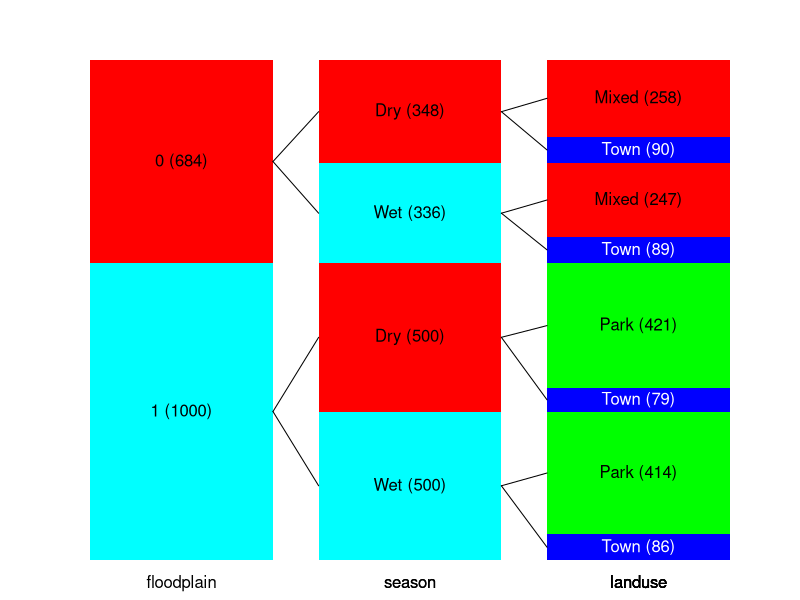
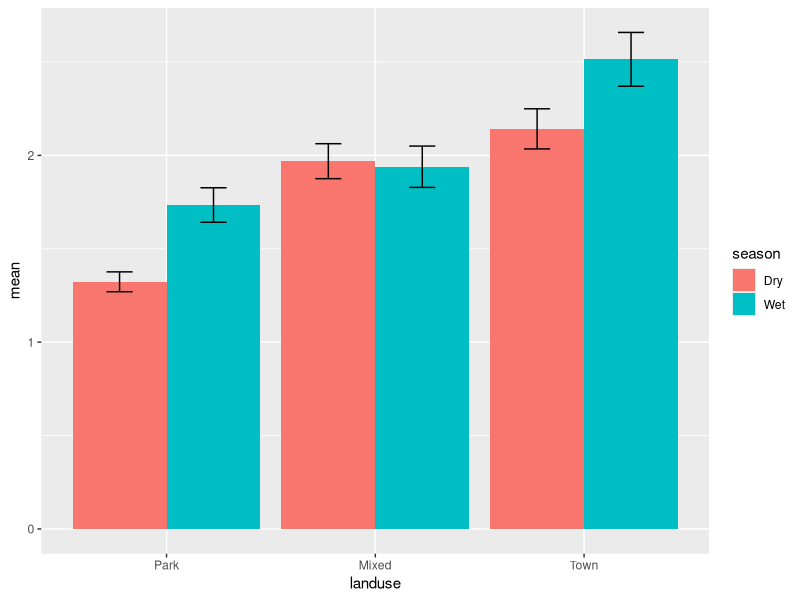
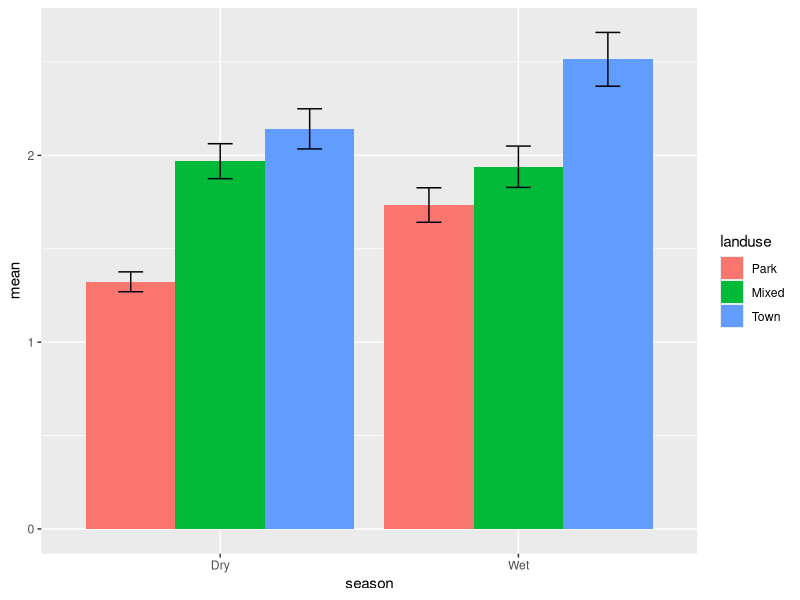

Write the R code that produced these figures, in order.
## ---- chunk 1
library(plyr)
library(dplyr)
library(ggplot2)
library(lme4)
library(plotrix)
library(forecast)
## ---- chunk 2
setwd("/Users/chris/Desktop/waterData")
## ---- chunk 3
# Read in our data
diarrhea.cases <- read.csv("diarrhea_cases.csv", header = TRUE)
diarrhea.concordance <- read.csv("diarrhea_concordance.csv", header = TRUE)

# Merge the two data frames
diarrhea <- merge(diarrhea.cases, diarrhea.concordance)
diarrhea$From.Date <- as.Date(diarrhea$From.Date, format='%d-%b-%y')

# Read in E. coli data
e.coli <- read.csv("e_coli_resistance.csv", header = TRUE)

e.coli.counts <- read.csv("e_coli_counts.csv", header = TRUE)
e.coli.counts$date <- as.Date(e.coli.counts$date, format='%e-%b-%y')

# Read in floodplain data
floodplains <- read.csv("floodplains.csv", header = TRUE)

# Reconcile dates of observation between E. coli
# and diarrhea datasets. N.B. this isn't a perfect
# concondance table; the observation dates don't
# line up perfectly. It's just a best approximation
# and should be treated as such.
#
# Note that this is also shitty code. I tried. :'(
diarrhea.counts = data.frame(date = c(
  unique(as.Date(e.coli$Date.Collected,
                 format='%m/%d/%y'))),
  cases = c(sum(diarrhea[diarrhea$From.Date == "2011-07-11", 4],
                diarrhea[diarrhea$From.Date == "2011-07-18", 4]),
            sum(diarrhea[diarrhea$From.Date == "2011-07-25", 4],
                diarrhea[diarrhea$From.Date == "2011-08-01", 4]),
            sum(diarrhea[diarrhea$From.Date == "2011-08-08", 4],
                diarrhea[diarrhea$From.Date == "2011-08-15", 4]),
            sum(diarrhea[diarrhea$From.Date == "2011-08-22", 4],
                diarrhea[diarrhea$From.Date == "2011-08-29", 4]),
            sum(diarrhea[diarrhea$From.Date == "2011-08-22", 4],
                diarrhea[diarrhea$From.Date == "2011-08-29", 4]),
            sum(diarrhea[diarrhea$From.Date == "2011-09-05", 4],
                diarrhea[diarrhea$From.Date == "2011-09-12", 4]),
            sum(diarrhea[diarrhea$From.Date == "2011-09-05", 4],
                diarrhea[diarrhea$From.Date == "2011-09-12", 4]),
            sum(diarrhea[diarrhea$From.Date == "2011-09-19", 4],
                diarrhea[diarrhea$From.Date == "2011-09-26", 4]),
            sum(diarrhea[diarrhea$From.Date == "2011-10-03", 4],
                diarrhea[diarrhea$From.Date == "2011-10-10", 4]),
            sum(diarrhea[diarrhea$From.Date == "2011-10-03", 4],
                diarrhea[diarrhea$From.Date == "2011-10-10", 4]),
            sum(diarrhea[diarrhea$From.Date == "2011-10-17", 4],
                diarrhea[diarrhea$From.Date == "2011-10-24", 4]),
            sum(diarrhea[diarrhea$From.Date == "2011-10-31", 4],
                diarrhea[diarrhea$From.Date == "2011-11-07", 4]),
            sum(diarrhea[diarrhea$From.Date == "2011-11-14", 4],
                diarrhea[diarrhea$From.Date == "2011-11-21", 4]),
            sum(diarrhea[diarrhea$From.Date == "2011-11-28", 4],
                diarrhea[diarrhea$From.Date == "2011-12-05", 4]),
            sum(diarrhea[diarrhea$From.Date == "2011-11-28", 4],
                diarrhea[diarrhea$From.Date == "2011-12-05", 4]),
            sum(diarrhea[diarrhea$From.Date == "2011-12-19", 4],
                diarrhea[diarrhea$From.Date == "2011-12-26", 4]),
            sum(diarrhea[diarrhea$From.Date == "2012-01-02", 4],
                diarrhea[diarrhea$From.Date == "2012-01-09", 4]),
            sum(diarrhea[diarrhea$From.Date == "2012-01-16", 4],
                diarrhea[diarrhea$From.Date == "2012-01-23", 4]),
            sum(diarrhea[diarrhea$From.Date == "2012-02-13", 4],
                diarrhea[diarrhea$From.Date == "2012-02-20", 4]),
            sum(diarrhea[diarrhea$From.Date == "2012-03-05", 4],
                diarrhea[diarrhea$From.Date == "2012-03-12", 4]),
            sum(diarrhea[diarrhea$From.Date == "2012-03-05", 4],
                diarrhea[diarrhea$From.Date == "2012-03-12", 4]),
            sum(diarrhea[diarrhea$From.Date == "2012-04-09", 4],
                diarrhea[diarrhea$From.Date == "2012-04-16", 4]),
            sum(diarrhea[diarrhea$From.Date == "2012-04-23", 4],
                diarrhea[diarrhea$From.Date == "2012-04-30", 4]),
            sum(diarrhea[diarrhea$From.Date == "2011-09-19", 4],
                diarrhea[diarrhea$From.Date == "2011-09-26", 4])
  ),
  kasaneCases = c(sum(diarrhea[diarrhea$From.Date == "2011-07-11" &
                                 (diarrhea$Health.Facility ==
                                    "KASANE H.POST" |
                                    diarrhea$Health.Facility ==
                                    "KASANE PRIMARY HOSPITAL"), 4],
                      diarrhea[diarrhea$From.Date == "2011-07-18" &
                                 (diarrhea$Health.Facility ==
                                    "KASANE H.POST" |
                                    diarrhea$Health.Facility ==
                                    "KASANE PRIMARY HOSPITAL"), 4]),
                  sum(diarrhea[diarrhea$From.Date == "2011-07-25" &
                                 (diarrhea$Health.Facility ==
                                    "KASANE H.POST" |
                                    diarrhea$Health.Facility ==
                                    "KASANE PRIMARY HOSPITAL"), 4],
                      diarrhea[diarrhea$From.Date == "2011-08-01" &
                                 (diarrhea$Health.Facility ==
                                    "KASANE H.POST" |
                                    diarrhea$Health.Facility ==
                                    "KASANE PRIMARY HOSPITAL"), 4]),
                  sum(diarrhea[diarrhea$From.Date == "2011-08-08" &
                                 (diarrhea$Health.Facility ==
                                    "KASANE H.POST" |
                                    diarrhea$Health.Facility ==
                                    "KASANE PRIMARY HOSPITAL"), 4],
                      diarrhea[diarrhea$From.Date == "2011-08-15" &
                                 (diarrhea$Health.Facility ==
                                    "KASANE H.POST" |
                                    diarrhea$Health.Facility ==
                                    "KASANE PRIMARY HOSPITAL"), 4]),
                  sum(diarrhea[diarrhea$From.Date == "2011-08-22" &
                                 (diarrhea$Health.Facility ==
                                    "KASANE H.POST" |
                                    diarrhea$Health.Facility ==
                                    "KASANE PRIMARY HOSPITAL"), 4],
                      diarrhea[diarrhea$From.Date == "2011-08-29" &
                                 (diarrhea$Health.Facility ==
                                    "KASANE H.POST" |
                                    diarrhea$Health.Facility ==
                                    "KASANE PRIMARY HOSPITAL"), 4]),
                  sum(diarrhea[diarrhea$From.Date == "2011-08-22" &
                                 (diarrhea$Health.Facility ==
                                    "KASANE H.POST" |
                                    diarrhea$Health.Facility ==
                                    "KASANE PRIMARY HOSPITAL"), 4],
                      diarrhea[diarrhea$From.Date == "2011-08-29" &
                                 (diarrhea$Health.Facility ==
                                    "KASANE H.POST" |
                                    diarrhea$Health.Facility ==
                                    "KASANE PRIMARY HOSPITAL"), 4]),
                  sum(diarrhea[diarrhea$From.Date == "2011-09-05" &
                                 (diarrhea$Health.Facility ==
                                    "KASANE H.POST" |
                                    diarrhea$Health.Facility ==
                                    "KASANE PRIMARY HOSPITAL"), 4],
                      diarrhea[diarrhea$From.Date == "2011-09-12" &
                                 (diarrhea$Health.Facility ==
                                    "KASANE H.POST" |
                                    diarrhea$Health.Facility ==
                                    "KASANE PRIMARY HOSPITAL"), 4]),
                  sum(diarrhea[diarrhea$From.Date == "2011-09-05" &
                                 (diarrhea$Health.Facility ==
                                    "KASANE H.POST" |
                                    diarrhea$Health.Facility ==
                                    "KASANE PRIMARY HOSPITAL"), 4],
                      diarrhea[diarrhea$From.Date == "2011-09-12" &
                                 (diarrhea$Health.Facility ==
                                    "KASANE H.POST" |
                                    diarrhea$Health.Facility ==
                                    "KASANE PRIMARY HOSPITAL"), 4]),
                  sum(diarrhea[diarrhea$From.Date == "2011-09-19" &
                                 (diarrhea$Health.Facility ==
                                    "KASANE H.POST" |
                                    diarrhea$Health.Facility ==
                                    "KASANE PRIMARY HOSPITAL"), 4],
                      diarrhea[diarrhea$From.Date == "2011-09-26" &
                                 (diarrhea$Health.Facility ==
                                    "KASANE H.POST" |
                                    diarrhea$Health.Facility ==
                                    "KASANE PRIMARY HOSPITAL"), 4]),
                  sum(diarrhea[diarrhea$From.Date == "2011-10-03" &
                                 (diarrhea$Health.Facility ==
                                    "KASANE H.POST" |
                                    diarrhea$Health.Facility ==
                                    "KASANE PRIMARY HOSPITAL"), 4],
                      diarrhea[diarrhea$From.Date == "2011-10-10" &
                                 (diarrhea$Health.Facility ==
                                    "KASANE H.POST" |
                                    diarrhea$Health.Facility ==
                                    "KASANE PRIMARY HOSPITAL"), 4]),
                  sum(diarrhea[diarrhea$From.Date == "2011-10-03" &
                                 (diarrhea$Health.Facility ==
                                    "KASANE H.POST" |
                                    diarrhea$Health.Facility ==
                                    "KASANE PRIMARY HOSPITAL"), 4],
                      diarrhea[diarrhea$From.Date == "2011-10-10" &
                                 (diarrhea$Health.Facility ==
                                    "KASANE H.POST" |
                                    diarrhea$Health.Facility ==
                                    "KASANE PRIMARY HOSPITAL"), 4]),
                  sum(diarrhea[diarrhea$From.Date == "2011-10-17" &
                                 (diarrhea$Health.Facility ==
                                    "KASANE H.POST" |
                                    diarrhea$Health.Facility ==
                                    "KASANE PRIMARY HOSPITAL"), 4],
                      diarrhea[diarrhea$From.Date == "2011-10-24" &
                                 (diarrhea$Health.Facility ==
                                    "KASANE H.POST" |
                                    diarrhea$Health.Facility ==
                                    "KASANE PRIMARY HOSPITAL"), 4]),
                  sum(diarrhea[diarrhea$From.Date == "2011-10-31" &
                                 (diarrhea$Health.Facility ==
                                    "KASANE H.POST" |
                                    diarrhea$Health.Facility ==
                                    "KASANE PRIMARY HOSPITAL"), 4],
                      diarrhea[diarrhea$From.Date == "2011-11-07" &
                                 (diarrhea$Health.Facility ==
                                    "KASANE H.POST" |
                                    diarrhea$Health.Facility ==
                                    "KASANE PRIMARY HOSPITAL"), 4]),
                  sum(diarrhea[diarrhea$From.Date == "2011-11-14" &
                                 (diarrhea$Health.Facility ==
                                    "KASANE H.POST" |
                                    diarrhea$Health.Facility ==
                                    "KASANE PRIMARY HOSPITAL"), 4],
                      diarrhea[diarrhea$From.Date == "2011-11-21" &
                                 (diarrhea$Health.Facility ==
                                    "KASANE H.POST" |
                                    diarrhea$Health.Facility ==
                                    "KASANE PRIMARY HOSPITAL"), 4]),
                  sum(diarrhea[diarrhea$From.Date == "2011-11-28" &
                                 (diarrhea$Health.Facility ==
                                    "KASANE H.POST" |
                                    diarrhea$Health.Facility ==
                                    "KASANE PRIMARY HOSPITAL"), 4],
                      diarrhea[diarrhea$From.Date == "2011-12-05" &
                                 (diarrhea$Health.Facility ==
                                    "KASANE H.POST" |
                                    diarrhea$Health.Facility ==
                                    "KASANE PRIMARY HOSPITAL"), 4]),
                  sum(diarrhea[diarrhea$From.Date == "2011-11-28" &
                                 (diarrhea$Health.Facility ==
                                    "KASANE H.POST" |
                                    diarrhea$Health.Facility ==
                                    "KASANE PRIMARY HOSPITAL"), 4],
                      diarrhea[diarrhea$From.Date == "2011-12-05" &
                                 (diarrhea$Health.Facility ==
                                    "KASANE H.POST" |
                                    diarrhea$Health.Facility ==
                                    "KASANE PRIMARY HOSPITAL"), 4]),
                  sum(diarrhea[diarrhea$From.Date == "2011-12-19" &
                                 (diarrhea$Health.Facility ==
                                    "KASANE H.POST" |
                                    diarrhea$Health.Facility ==
                                    "KASANE PRIMARY HOSPITAL"), 4],
                      diarrhea[diarrhea$From.Date == "2011-12-26" &
                                 (diarrhea$Health.Facility ==
                                    "KASANE H.POST" |
                                    diarrhea$Health.Facility ==
                                    "KASANE PRIMARY HOSPITAL"), 4]),
                  sum(diarrhea[diarrhea$From.Date == "2012-01-02" &
                                 (diarrhea$Health.Facility ==
                                    "KASANE H.POST" |
                                    diarrhea$Health.Facility ==
                                    "KASANE PRIMARY HOSPITAL"), 4],
                      diarrhea[diarrhea$From.Date == "2012-01-09" &
                                 (diarrhea$Health.Facility ==
                                    "KASANE H.POST" |
                                    diarrhea$Health.Facility ==
                                    "KASANE PRIMARY HOSPITAL"), 4]),
                  sum(diarrhea[diarrhea$From.Date == "2012-01-16" &
                                 (diarrhea$Health.Facility ==
                                    "KASANE H.POST" |
                                    diarrhea$Health.Facility ==
                                    "KASANE PRIMARY HOSPITAL"), 4],
                      diarrhea[diarrhea$From.Date == "2012-01-23" &
                                 (diarrhea$Health.Facility ==
                                    "KASANE H.POST" |
                                    diarrhea$Health.Facility ==
                                    "KASANE PRIMARY HOSPITAL"), 4]),
                  sum(diarrhea[diarrhea$From.Date == "2012-02-13" &
                                 (diarrhea$Health.Facility ==
                                    "KASANE H.POST" |
                                    diarrhea$Health.Facility ==
                                    "KASANE PRIMARY HOSPITAL"), 4],
                      diarrhea[diarrhea$From.Date == "2012-02-20" &
                                 (diarrhea$Health.Facility ==
                                    "KASANE H.POST" |
                                    diarrhea$Health.Facility ==
                                    "KASANE PRIMARY HOSPITAL"), 4]),
                  sum(diarrhea[diarrhea$From.Date == "2012-03-05" &
                                 (diarrhea$Health.Facility ==
                                    "KASANE H.POST" |
                                    diarrhea$Health.Facility ==
                                    "KASANE PRIMARY HOSPITAL"), 4],
                      diarrhea[diarrhea$From.Date == "2012-03-12" &
                                 (diarrhea$Health.Facility ==
                                    "KASANE H.POST" |
                                    diarrhea$Health.Facility ==
                                    "KASANE PRIMARY HOSPITAL"), 4]),
                  sum(diarrhea[diarrhea$From.Date == "2012-03-05" &
                                 (diarrhea$Health.Facility ==
                                    "KASANE H.POST" |
                                    diarrhea$Health.Facility ==
                                    "KASANE PRIMARY HOSPITAL"), 4],
                      diarrhea[diarrhea$From.Date == "2012-03-12" &
                                 (diarrhea$Health.Facility ==
                                    "KASANE H.POST" |
                                    diarrhea$Health.Facility ==
                                    "KASANE PRIMARY HOSPITAL"), 4]),
                  sum(diarrhea[diarrhea$From.Date == "2012-04-09" &
                                 (diarrhea$Health.Facility ==
                                    "KASANE H.POST" |
                                    diarrhea$Health.Facility ==
                                    "KASANE PRIMARY HOSPITAL"), 4],
                      diarrhea[diarrhea$From.Date == "2012-04-16" &
                                 (diarrhea$Health.Facility ==
                                    "KASANE H.POST" |
                                    diarrhea$Health.Facility ==
                                    "KASANE PRIMARY HOSPITAL"), 4]),
                  sum(diarrhea[diarrhea$From.Date == "2012-04-23" &
                                 (diarrhea$Health.Facility ==
                                    "KASANE H.POST" |
                                    diarrhea$Health.Facility ==
                                    "KASANE PRIMARY HOSPITAL"), 4],
                      diarrhea[diarrhea$From.Date == "2012-04-30" &
                                 (diarrhea$Health.Facility ==
                                    "KASANE H.POST" |
                                    diarrhea$Health.Facility ==
                                    "KASANE PRIMARY HOSPITAL"), 4]),
                  sum(diarrhea[diarrhea$From.Date == "2011-09-19" &
                                 (diarrhea$Health.Facility ==
                                    "KASANE H.POST" |
                                    diarrhea$Health.Facility ==
                                    "KASANE PRIMARY HOSPITAL"), 4],
                      diarrhea[diarrhea$From.Date == "2011-09-26" &
                                 (diarrhea$Health.Facility ==
                                    "KASANE H.POST" |
                                    diarrhea$Health.Facility ==
                                    "KASANE PRIMARY HOSPITAL"), 4])
  )
)

# Create a new data frame containing the relevant
# variables from each dataset
water.data <- data.frame(sample = e.coli$Sample.ID,
                         date = as.Date(e.coli$Date.Collected,
                                        format='%m/%d/%y'),
                         isolate = e.coli$Isolate.No.,
                         transect = e.coli$Transect.No.,
                         resistance = e.coli$TOTAL
                         )

# Add in diarrheal incidence data
water.data <- merge(water.data, diarrhea.counts)

# Add in floodplain data
water.data <- merge(water.data, floodplains)

# Specify wet or dry season based on sampling date
water.data$season[water.data$date >= "2011-07-13" &
                    water.data$date <= "2011-10-21"] <- "Dry"
water.data$season[water.data$date >= "2011-11-03" &
                    water.data$date <= "2012-03-07"] <- "Wet"
water.data$season[water.data$date >= "2012-04-11" &
                    water.data$date <= "2012-04-25"] <- "Dry"

# Specify landuse by transect number
water.data$landuse[water.data$transect >= 31] <- "Park"
water.data$landuse[water.data$transect >= 19 &
                     water.data$transect <= 29] <- "Town"
water.data$landuse[water.data$transect <= 17] <- "Mixed"

# Add in E. coli count (i.e., (#E. coli / vol mL) x 100)
water.data <- merge(water.data, e.coli.counts)

# Convert to factors
water.data <- within(water.data, {
  isolate <- factor(isolate)
  floodplain <- factor(floodplain)
  season <- factor(season)
  landuse <- factor(landuse)
})
## ---- chunk 4
head(water.data[, c(1,4:8)])
## ---- chunk 5
mdr.model <- lmer(resistance ~ landuse + season + floodplain + 
                    (1 | isolate), water.data)
summary(mdr.model)
anova(mdr.model)
## ---- chunk 6
sizetree(water.data[,c(8:10)])
## ---- chunk 7
mdr.model <- lmer(resistance ~  landuse + season + 
                    (1 | isolate), water.data)
summary(mdr.model)
anova(mdr.model)
## ---- chunk 8
test <- ddply(water.data, .(season, landuse), summarize,
              mean = mean(resistance), sd = sd(resistance))
test$se <- test$sd / sqrt(c(380,609,257,247,414,175))

dodge <- position_dodge(width = 0.9)
limits <- aes(ymax = test$mean + test$se, ymin=test$mean - test$se)
test$landuse <- with(test, factor(landuse,
                                  levels = c("Park", "Mixed", "Town")))

p <- ggplot(data = test, aes(x = landuse, y = mean, fill = season))
p + geom_bar(stat = "identity", position = dodge) +
  geom_errorbar(limits, position=dodge, width=0.25)

p <- ggplot(data = test, aes(x = season, y = mean, fill = landuse))
p + geom_bar(stat = "identity", position = dodge) +
  geom_errorbar(limits, position=dodge, width=0.25)
## ---- chunk 9
water <- water.data[, c(1:2, 4:5)]
water <- water[order(water$date, water$transect, water$isolate), ]
water.wide <- reshape(water,
                      timevar = "isolate",
                      idvar = c("transect", "date"),
                      direction = "wide")
colnames(water.wide) <- c("transect", "date", "isolate1", "isolate2",
                          "isolate3", "isolate4", "isolate5", "isolate6")

water.wide$mdrCount <- rowSums(water.wide[, 3:8] >= 3, na.rm = TRUE)
water.wide$numIsolates <- rowSums(!is.na(water.wide[, 3:8]))
water.wide$propMDR <- water.wide$mdrCount / water.wide$numIsolates

# Add diarrheal data
water.wide <- merge(water.wide, diarrhea.counts)

# Specify wet or dry season based on sampling date
water.wide$season[water.wide$date >= "2011-07-13" &
                    water.wide$date <= "2011-10-21"] <- "Dry"
water.wide$season[water.wide$date >= "2011-11-03" &
                    water.wide$date <= "2012-03-07"] <- "Wet"
water.wide$season[water.wide$date >= "2012-04-11" &
                    water.wide$date <= "2012-04-25"] <- "Dry"

# Specify landuse by transect number
water.wide$landuse[water.wide$transect >= 31] <- "Park"
water.wide$landuse[water.wide$transect >= 19 &
                     water.wide$transect <= 29] <- "Town"
water.wide$landuse[water.wide$transect <= 17] <- "Mixed"

# Add in E. coli count (i.e., (#E. coli / vol mL) x 100)
water.wide <- merge(water.wide, e.coli.counts)

# Convert to factors
water.wide <- within(water.wide, {
  season <- factor(season)
  landuse <- factor(landuse)
  count <- as.numeric(count)
})
## ---- chunk 10
head(water.wide[, c(1:4, 9:11)])
## ---- chunk 11
fit1 <- aov(propMDR ~ season * landuse + kasaneCases, data = water.wide)
fit2 <- aov(propMDR ~ season * landuse, data = water.wide)

summary(fit1)
summary(fit2)
anova(fit1, fit2)
## ---- chunk 12
fit3 <- aov(kasaneCases ~ season * landuse, data = water.wide)

y <- cbind(water.wide$propMDR, water.wide$kasaneCases)
fit4 <- manova(y ~ water.wide$season + water.wide$landuse)
summary(fit3, test = "Pillai")
summary.aov(fit4)
## ---- chunk 13
fit5 <- lm(propMDR ~ count, data = water.wide)
summary(fit5)
